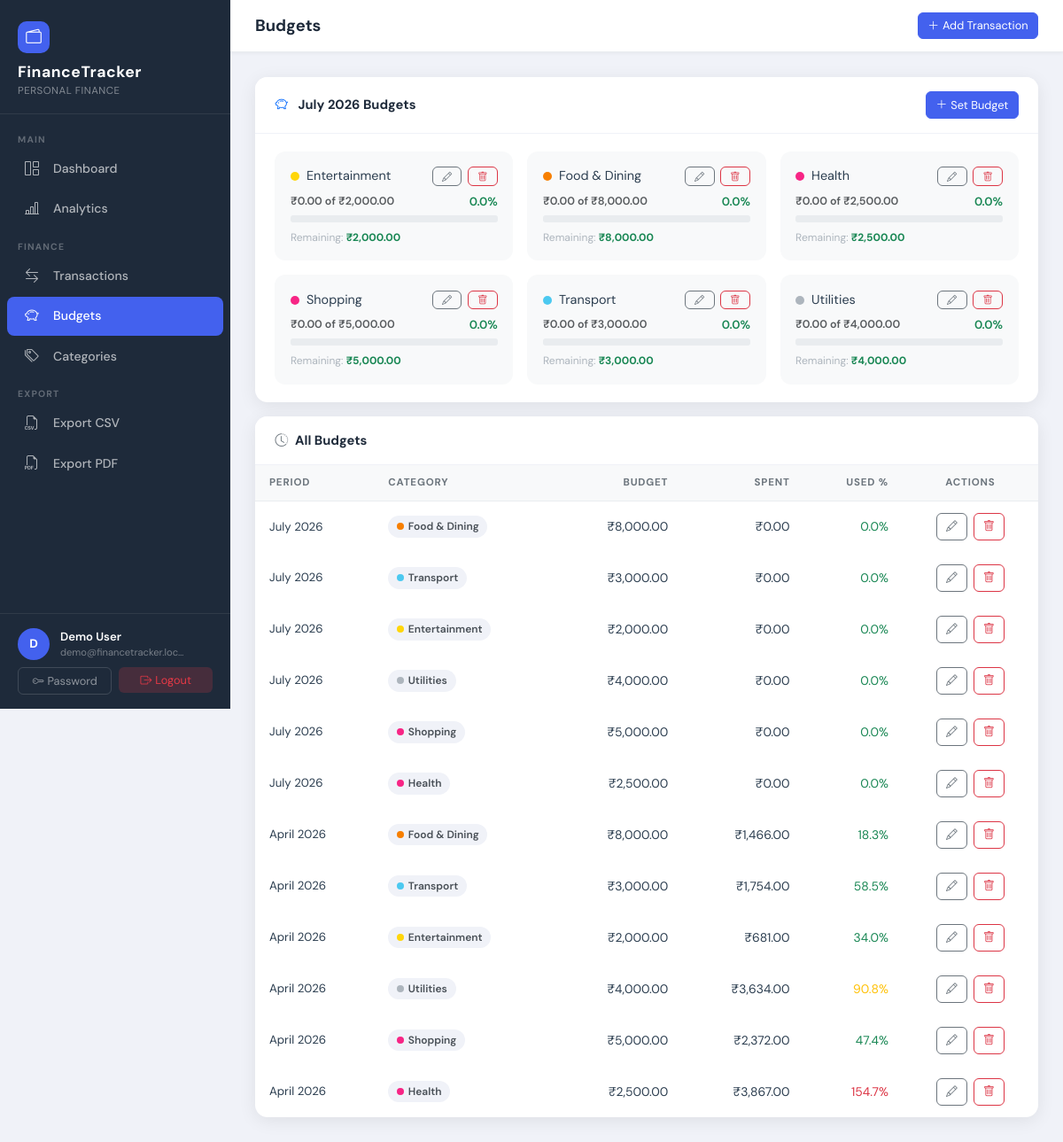
Page /budgets/ (signed in) on the committed database.
### tracker/models.py (models this page shows, shortened)
class Budget(models.Model):
    user      = models.ForeignKey(
                    User,
                    on_delete=models.CASCADE,
                    related_name='budgets'
                )
    category  = models.ForeignKey(
                    Category,
                    on_delete=models.CASCADE,
                    related_name='budgets'
                )
    amount    = models.DecimalField(
                    max_digits=12,
                    decimal_places=2,
                    validators=[MinValueValidator(Decimal('0.01'))],
                    help_text="Monthly budget limit (must be > 0)"
                )
    month     = models.PositiveSmallIntegerField(
                    help_text="Month number 1–12"
                )
    year      = models.PositiveSmallIntegerField(
                    help_text="4-digit year, e.g. 2024"
                )
    warning_sent  = models.BooleanField(default=False)
    critical_sent = models.BooleanField(default=False)
    created_at = models.DateTimeField(auto_now_add=True)
    updated_at = models.DateTimeField(auto_now=True)
    class Meta:
        ordering = ['-year', '-month', 'category__name']
        constraints = [
            models.UniqueConstraint(
                fields=['user', 'category', 'month', 'year'],
                name='unique_budget_per_category_month_year'
            ),
        ]
    @property
    def spent(self):
        result = Transaction.objects.filter(
            user=self.user,
            category=self.category,
            type=Transaction.EXPENSE,
            date__month=self.month,
            date__year=self.year,
        ).aggregate(total=models.Sum('amount'))['total']
        return result or Decimal('0.00')
    @property
    def remaining(self):
        return self.amount - self.spent
    @property
    def percentage_used(self):
        if self.amount <= 0:
            return 0
        return round(float(self.spent / self.amount * 100), 1)
    @property
    def alert_level(self):
        pct = self.percentage_used
        if pct >= 100:
            return 'critical'
        if pct >= 80:
            return 'warning'
        return 'ok'
    @property
    def progress_bar_class(self):
        mapping = {
            'critical': 'bg-danger',
            'warning':  'bg-warning',
            'ok':       'bg-success',
        }
        return mapping[self.alert_level]

class Category(models.Model):
    ICON_CHOICES = [
        ('bi-cart',           'Shopping Cart'),
        ('bi-house',          'House / Rent'),
        ('bi-car-front',      'Transport'),
        ('bi-heart-pulse',    'Health'),
        ('bi-mortarboard',    'Education'),
        ('bi-controller',     'Entertainment'),
        ('bi-lightning',      'Utilities'),
        ('bi-briefcase',      'Work / Salary'),
        ('bi-piggy-bank',     'Savings'),
        ('bi-gift',           'Gifts'),
        ('bi-airplane',       'Travel'),
        ('bi-three-dots',     'Other'),
    ]
    COLOR_CHOICES = [
        ('#4361ee', 'Blue'),
        ('#f72585', 'Pink'),
        ('#4cc9f0', 'Cyan'),
        ('#7209b7', 'Purple'),
        ('#f77f00', 'Orange'),
        ('#2dc653', 'Green'),
        ('#e63946', 'Red'),
        ('#adb5bd', 'Gray'),
        ('#ffd60a', 'Yellow'),
        ('#06d6a0', 'Teal'),
    ]
    user          = models.ForeignKey(
                        User,
                        on_delete=models.CASCADE,
                        null=True,
                        blank=True,
                        related_name='categories',
                        help_text="Null for predefined/global categories"
                    )
    name          = models.CharField(max_length=100)
    icon          = models.CharField(max_length=50, choices=ICON_CHOICES, default='bi-three-dots')
    color         = models.CharField(max_length=7,  choices=COLOR_CHOICES, default='#4361ee')
    is_predefined = models.BooleanField(
                        default=False,
                        help_text="Predefined categories are available to all users"
                    )
    created_at    = models.DateTimeField(auto_now_add=True)
    class Meta:
        verbose_name_plural = 'Categories'
        ordering = ['name']
        constraints = [
            models.UniqueConstraint(
                fields=['user', 'name'],
                name='unique_category_per_user',
                condition=models.Q(user__isnull=False),
            ),
        ]

### tracker/views/budget_views.py (the view)
# urls.py: path('budgets/',                 BudgetListView.as_view(),   name='budget_list'),
class BudgetListView(LoginRequiredMixin, ListView):
    template_name       = 'tracker/budgets/list.html'
    context_object_name = 'budgets'
    def get_queryset(self):
        now = timezone.now()
        return Budget.objects.filter(
            user=self.request.user,
            month=now.month,
            year=now.year,
        ).select_related('category').order_by('category__name')
    def get_context_data(self, **kwargs):
        ctx = super().get_context_data(**kwargs)
        ctx['page_title'] = 'Budgets'
        now = timezone.now()
        ctx['current_month'] = now.month
        ctx['current_year']  = now.year
        import calendar
        ctx['month_name'] = calendar.month_name[now.month]
        ctx['all_budgets'] = Budget.objects.filter(
            user=self.request.user
        ).select_related('category').order_by('-year', '-month')
        return ctx

### tracker/templatetags/finance_tags.py (called while the page is built)
@register.filter
def currency(value):
    try:
        v = Decimal(str(value))
        return f'₹{v:,.2f}'
    except Exception:
        return value

@register.filter
def percentage(value, decimals=1):
    try:
        return f'{float(value):.{decimals}f}%'
    except (TypeError, ValueError):
        return '0%'

@register.filter
def progress_capped(value):
    try:
        return min(float(value), 100)
    except (TypeError, ValueError):
        return 0

@register.filter
def month_name(month_number):
    import calendar
    try:
        return calendar.month_name[int(month_number)]
    except (ValueError, IndexError):
        return ''

### tracker/templates/tracker/budgets/list.html (shortened to what this page needs)
{% extends "base.html" %}
{% load finance_tags %}{% load humanize %}
{% block content %}
<div class="content-card mb-3">
  <div class="card-header">
    <span>
      <i class="bi bi-piggy-bank me-2 text-primary"></i>
      {{ month_name }} {{ current_year }} Budgets
    </span>
    <a href="{% url 'tracker:budget_create' %}" class="btn btn-primary btn-sm">
      <i class="bi bi-plus-lg me-1"></i>Set Budget
    </a>
  </div>
  <div class="card-body">
    {% if budgets %}
      <div class="row g-3">
        {% for b in budgets %}
        <div class="col-md-6 col-xl-4">
          <div style="background:#f8f9fa;border-radius:12px;padding:1.1rem;">
            <div class="d-flex justify-content-between align-items-start mb-2">
              <div class="d-flex align-items-center gap-2">
                <span style="width:10px;height:10px;border-radius:50%;background:{{ b.category.color }};flex-shrink:0;display:inline-block;"></span>
                <span class="fw-700" style="font-size:.9rem;">{{ b.category.name }}</span>
              </div>
              <div class="action-btns">
                <a href="{% url 'tracker:budget_edit' b.pk %}" class="btn btn-sm btn-outline-secondary py-0">
                  <i class="bi bi-pencil" style="font-size:.7rem;"></i>
                </a>
                <a href="{% url 'tracker:budget_delete' b.pk %}" class="btn btn-sm btn-outline-danger py-0"
                   data-confirm="Delete this budget?">
                  <i class="bi bi-trash" style="font-size:.7rem;"></i>
                </a>
              </div>
            </div>
            <div class="budget-label">
              <span class="text-muted" style="font-size:.78rem;">{{ b.spent|currency }} of {{ b.amount|currency }}</span>
              <span class="fw-700 {% if b.alert_level == 'critical' %}text-danger{% elif b.alert_level == 'warning' %}text-warning{% else %}text-success{% endif %}">
                {{ b.percentage_used|percentage }}
              </span>
            </div>
            <div class="budget-bar-track" style="height:8px;">
            </div>
            <div class="mt-2" style="font-size:.75rem;color:#adb5bd;">
              Remaining:
              <strong {% if b.remaining < 0 %}class="text-danger"{% else %}class="text-success"{% endif %}>
                {{ b.remaining|currency }}
              </strong>
            </div>
          </div>
        </div>
        {% endfor %}
      </div>
    {% endif %}
  </div>
</div>
{% if all_budgets %}
<div class="content-card">
  <div class="card-header"><span><i class="bi bi-clock-history me-2 text-secondary"></i>All Budgets</span></div>
  <div class="p-0">
    <table class="txn-table">
      <thead>
        <tr>
          <th>Period</th><th>Category</th><th class="text-end">Budget</th>
          <th class="text-end">Spent</th><th class="text-end">Used %</th><th class="text-center">Actions</th>
        </tr>
      </thead>
      <tbody>
        {% for b in all_budgets %}
        <tr>
          <td class="fw-600" style="font-size:.83rem;">{{ b.month|month_name }} {{ b.year }}</td>
          <td>
            <span class="cat-chip">
              <span class="cat-dot" style="background:{{ b.category.color }};"></span>
              {{ b.category.name }}
            </span>
          </td>
          <td class="text-end">{{ b.amount|currency }}</td>
          <td class="text-end">{{ b.spent|currency }}</td>
          <td class="text-end">
            <span class="fw-700 {% if b.alert_level == 'critical' %}text-danger{% elif b.alert_level == 'warning' %}text-warning{% else %}text-success{% endif %}">
              {{ b.percentage_used|percentage }}
            </span>
          </td>
          <td class="text-center">
            <div class="action-btns justify-content-center">
              <a href="{% url 'tracker:budget_edit' b.pk %}" class="btn btn-sm btn-outline-secondary"><i class="bi bi-pencil"></i></a>
              <a href="{% url 'tracker:budget_delete' b.pk %}" class="btn btn-sm btn-outline-danger" data-confirm="Delete this budget?"><i class="bi bi-trash"></i></a>
            </div>
          </td>
        </tr>
        {% endfor %}
      </tbody>
    </table>
  </div>
</div>
{% endif %}
{% endblock %}

### templates/base.html (shortened to what this page needs)
{% load static %}{% load finance_tags %}<!DOCTYPE html>
<html lang="en">
<head>
  <link href="https://cdn.jsdelivr.net/npm/bootstrap@5.3.3/dist/css/bootstrap.min.css" rel="stylesheet">
  <link href="https://cdn.jsdelivr.net/npm/bootstrap-icons@1.11.3/font/bootstrap-icons.min.css" rel="stylesheet">
  <link href="{% static 'css/main.css' %}" rel="stylesheet">
</head>
<body>
<div class="app-wrapper">
  <nav class="sidebar" id="sidebar">
    <div class="brand">
      <div class="brand-icon"><i class="bi bi-wallet2"></i></div>
      <div class="brand-name">FinanceTracker</div>
      <div class="brand-sub">Personal Finance</div>
    </div>
    <ul class="sidebar-nav list-unstyled">
      <li class="nav-section">Main</li>
      <li class="nav-item">
        <a href="{% url 'tracker:dashboard' %}" class="nav-link">
          <i class="bi bi-grid-1x2"></i> Dashboard
        </a>
      </li>
      <li class="nav-item">
        <a href="{% url 'tracker:analytics' %}" class="nav-link">
          <i class="bi bi-bar-chart-line"></i> Analytics
        </a>
      </li>
      <li class="nav-section mt-2">Finance</li>
      <li class="nav-item">
        <a href="{% url 'tracker:transaction_list' %}" class="nav-link">
          <i class="bi bi-arrow-left-right"></i> Transactions
        </a>
      </li>
      <li class="nav-item">
        <a href="{% url 'tracker:budget_list' %}" class="nav-link">
          <i class="bi bi-piggy-bank"></i> Budgets
        </a>
      </li>
      <li class="nav-item">
        <a href="{% url 'tracker:category_list' %}" class="nav-link">
          <i class="bi bi-tags"></i> Categories
        </a>
      </li>
      <li class="nav-section mt-2">Export</li>
      <li class="nav-item">
        <a href="{% url 'tracker:export_csv' %}" class="nav-link">
          <i class="bi bi-filetype-csv"></i> Export CSV
        </a>
      </li>
      <li class="nav-item">
        <a href="{% url 'tracker:export_pdf' %}" class="nav-link">
          <i class="bi bi-filetype-pdf"></i> Export PDF
        </a>
      </li>
    </ul>
    <div class="sidebar-footer">
      <div class="user-info">
        <div class="avatar">{{ request.user.username|first|upper }}</div>
        <div>
          <div class="user-name">{{ request.user.get_full_name|default:request.user.username }}</div>
          <div class="user-email">{{ request.user.email }}</div>
        </div>
      </div>
      <div class="mt-2 d-flex gap-2">
        <a href="{% url 'auth:password_change' %}" class="btn btn-sm btn-outline-secondary w-50" style="color:rgba(255,255,255,.5);border-color:rgba(255,255,255,.15);">
          <i class="bi bi-key me-1"></i>Password
        </a>
        <form method="post" action="{% url 'auth:logout' %}" class="w-50">
          <button type="submit" class="btn btn-sm w-100" style="background:rgba(230,57,70,.2);color:#e63946;border:none;">
            <i class="bi bi-box-arrow-right me-1"></i>Logout
          </button>
        </form>
      </div>
    </div>
  </nav>
  <div class="main-content">
    <div class="topbar">
      <div class="d-flex align-items-center gap-3">
        <h1 class="page-heading">{% block page_heading %}{{ page_title|default:"Dashboard" }}{% endblock %}</h1>
      </div>
      <div class="topbar-actions">
        <a href="{% url 'tracker:transaction_create' %}" class="btn btn-primary btn-sm">
          <i class="bi bi-plus-lg me-1"></i>Add Transaction
        </a>
      </div>
    </div>
    <div class="page-body">
      {% block content %}{% endblock %}
    </div>
  </div>
</div>
</body>
</html>

### rows in the picture
Budget: category.name "Entertainment", spent "₹0.00", amount "₹2,000.00", percentage_used|percentage "0.0%", remaining "₹2,000.00", month|month_name "July", year "2026"
Budget: category.name "Food & Dining", spent "₹0.00", amount "₹8,000.00", percentage_used|percentage "0.0%", remaining "₹8,000.00", month|month_name "July", year "2026"
Budget: category.name "Health", spent "₹0.00", amount "₹2,500.00", percentage_used|percentage "0.0%", remaining "₹2,500.00", month|month_name "July", year "2026"
Budget: category.name "Shopping", spent "₹0.00", amount "₹5,000.00", percentage_used|percentage "0.0%", remaining "₹5,000.00", month|month_name "July", year "2026"
Budget: category.name "Transport", spent "₹0.00", amount "₹3,000.00", percentage_used|percentage "0.0%", remaining "₹3,000.00", month|month_name "July", year "2026"
Budget: category.name "Utilities", spent "₹0.00", amount "₹4,000.00", percentage_used|percentage "0.0%", remaining "₹4,000.00", month|month_name "July", year "2026"
Budget: month|month_name "April", year "2026", category.name "Food & Dining", amount "₹8,000.00", spent "₹1,466.00", percentage_used|percentage "18.3%"
Budget: month|month_name "April", year "2026", category.name "Transport", amount "₹3,000.00", spent "₹1,754.00", percentage_used|percentage "58.5%"
Budget: month|month_name "April", year "2026", category.name "Entertainment", amount "₹2,000.00", spent "₹681.00", percentage_used|percentage "34.0%"
Budget: month|month_name "April", year "2026", category.name "Utilities", amount "₹4,000.00", spent "₹3,634.00", percentage_used|percentage "90.8%"
Budget: month|month_name "April", year "2026", category.name "Shopping", amount "₹5,000.00", spent "₹2,372.00", percentage_used|percentage "47.4%"
Budget: month|month_name "April", year "2026", category.name "Health", amount "₹2,500.00", spent "₹3,867.00", percentage_used|percentage "154.7%"

### other values in the picture
{{ request.user.username|first|upper }} "D"
{{ request.user.get_full_name|default:request.user.username }} "Demo User"
{{ request.user.email }} "demo@financetracker.loc…"
{{ page_title|default:"Dashboard" }} "Budgets"
{{ month_name }} "July"
{{ current_year }} "2026"
